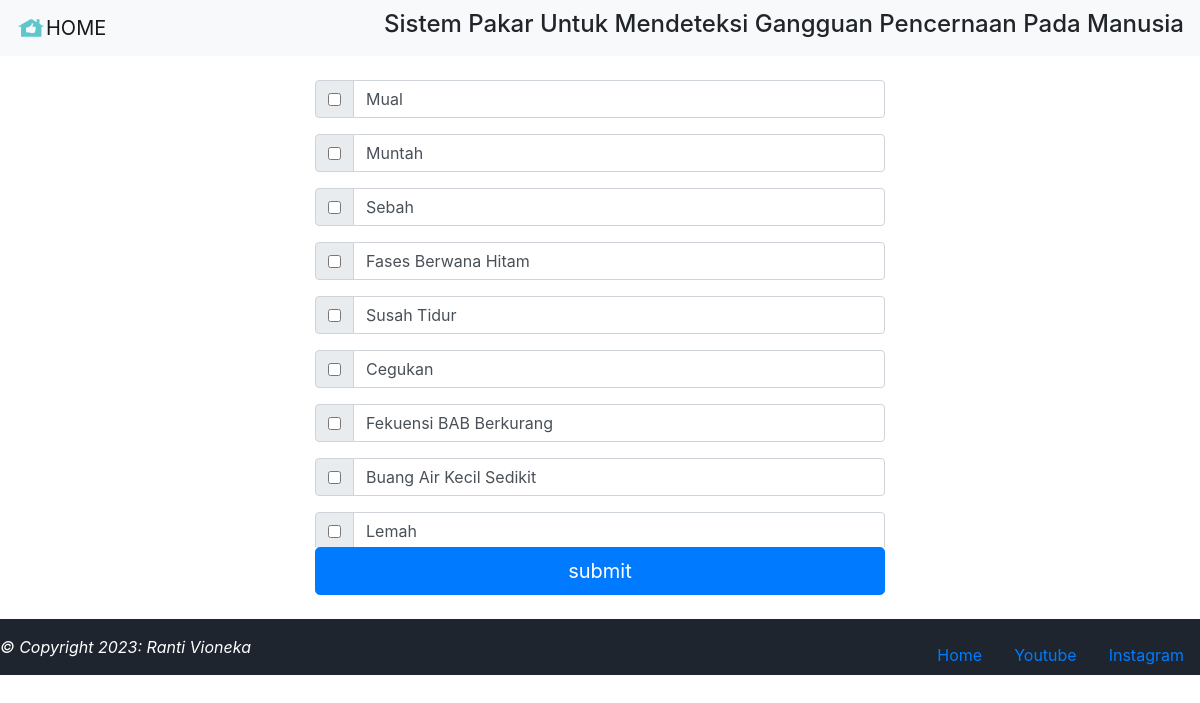
The page / on the database its author committed.
### tables this page shows
CREATE TABLE `tb_gejala_1` (
  `id` int(5) NOT NULL,
  `kode` varchar(5) NOT NULL,
  `gejala` varchar(200) NOT NULL
);

### pil_gejala.php (the view)
<?php include 'koneksi.php';?>
<center>
<form class="col-6" method="POST" action="proses.php">
  <div style="overflow: scroll; height: 467px;">
	<?php
	$qry="select * from tb_gejala_1";
	$data=mysqli_query($kon,$qry);
	while ($d=mysqli_fetch_array($data)) {
	?>
	<div class="input-group mb-3">
  <div class="input-group-prepend">
    <div class="input-group-text">
      <input type="checkbox" aria-label="Checkbox for following text input" value="<?=$d['kode']?>" name="<?=$d['id']?>">
    </div>
  </div>
  <input type="text" class="form-control" aria-label="Text input with checkbox" value="<?=$d['gejala']?>">
</div>
	<?php
	}
	?>
  </div>
<input type="submit" class="btn btn-primary btn-lg btn-block" name="submit" value="submit">
</form>
</center>

### header.php (shortened to what this page needs)
<!DOCTYPE html>
<html lang="en" dir="ltr">
  <head>
    <link rel="stylesheet" href="bootstrap.min.css">
  </head>
  <body>
    <nav class="navbar navbar-light bg-light">
      <a class="navbar-brand" href="index.php">
        <img src="home.svg" width="30" height="30" class="d-inline-block align-top" alt="">HOME
      </a>
      <h4>Sistem Pakar Untuk Mendeteksi Gangguan Pencernaan Pada Manusia</h4>
    </nav>

### index.php
<?php
include 'header.php';
?>
<br>
<?php
include 'pil_gejala.php';
include 'footer.php';
 ?>

### footer.php
<br>
<div class="jombotron" >
  <footer class="bottom" style="background: #1e252f;color: #fff;">
          <div class="footer-copyright py-3">
            <span>
            <a>
              <em>&copy; Copyright 2023: Ranti Vioneka</em>
            </a>
          </span>
                    <ul class="nav" style="float:right">
                        <li class="nav-item">
                          <a class="nav-link active" href="index.php">Home</a>
                        </li>
                        <li class="nav-item">
                          <a class="nav-link active" href="https://www.youtube.com/@rantivioneka8356">Youtube</a>
                        </li>
                        <li class="nav-item">
                          <a class="nav-link active" href="https://www.instagram.com/rnt_vionee/">Instagram</a>
                        </li>
                    </ul>
          </div>
  </footer>
</div>
</body>
</html>

### rows shown on the page
tb_gejala_1: gejala "Mual"
tb_gejala_1: gejala "Muntah"
tb_gejala_1: gejala "Sebah"
tb_gejala_1: gejala "Fases Berwana Hitam"
tb_gejala_1: gejala "Susah Tidur"
tb_gejala_1: gejala "Cegukan"
tb_gejala_1: gejala "Fekuensi BAB Berkurang"
tb_gejala_1: gejala "Buang Air Kecil Sedikit"
tb_gejala_1: gejala "Lemah"
